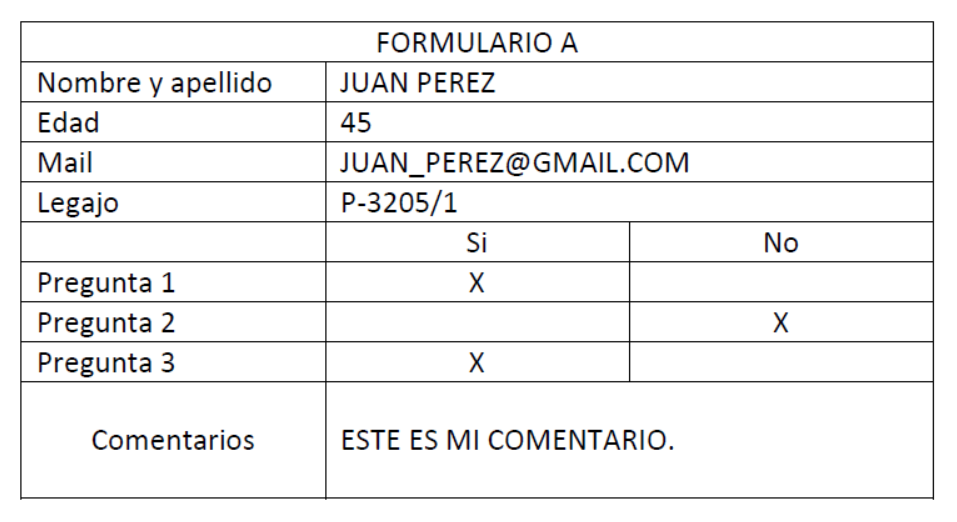
#> input picture formulario_01.png, 957 x 522 px
$ python prob2.py
#> lines starting #> are read from the running program, lines starting #| are printed output that depends on the picture; after the words box and inside, x2 and y2 are one past the last pixel; in counts of white or black regions, pixels touching at a corner belong together
# %%
import cv2
import numpy as np
import matplotlib.pyplot as plt
import csv

# %%
def imshow(img, new_fig=True, title=None, color_img=False, blocking=False, colorbar=True, ticks=False):
    if new_fig:
        plt.figure()
    if color_img:
        plt.imshow(img)
    else:
        plt.imshow(img, cmap='gray')
    plt.title(title)
    if not ticks:
        plt.xticks([]), plt.yticks([])
    if colorbar:
        plt.colorbar()
    if new_fig:
        plt.show(block=blocking)

# %%
def detectar_palabras(imagen):
    """Detecta palabras en una imagen.

    Args:
        imagen: Array numpy con la imagen (puede ser BGR o grayscale)

    Returns:
        int: Cantidad de palabras detectadas
    """
    # Verificar si la imagen se cargó correctamente
    if imagen is None:
        print("Error: No se pudo cargar la imagen.")
        return 0

    # --- Preprocesamiento: Convertir a escala de grises si es necesario ---
    if len(imagen.shape) == 3:
        gris = cv2.cvtColor(imagen, cv2.COLOR_BGR2GRAY)
    else:
        gris = imagen
    imagen_con_bordes = imagen.copy()

    # desenfoque para reducir el ruido
    gris_blur = cv2.medianBlur(gris, 3)

    # Detectamos los bordes con Canny
    bordes_canny = cv2.Canny(gris_blur, 15, 55)

    # Definimos un kernel para la dilatación (ancho para conectar letras, altura pequeña)
    kernel = cv2.getStructuringElement(cv2.MORPH_RECT, (8, 3))

    # Dilatamos los bordes horizontalmente para conectar los contornos de las letras
    bordes_dilatados = cv2.dilate(bordes_canny, kernel, iterations=1)

    contornos, _ = cv2.findContours(bordes_dilatados, cv2.RETR_EXTERNAL, cv2.CHAIN_APPROX_SIMPLE)

    min_ancho = 30
    min_alto = 3

    cant_palabras = 0

    for contorno in contornos:
        x, y, w, h = cv2.boundingRect(contorno)

        # Filtrar contornos que parecen texto
        if w > min_ancho and h > min_alto and h <= 30:
            # Dibuja el rectángulo
            cv2.rectangle(imagen_con_bordes, (x, y), (x + w, y + h), (0, 255, 0), 2)
            cant_palabras += 1

    # [7 lines of commented-out code are left out]

    return cant_palabras

# %%
def detectar_caracteres(imagen, form=False):
    """Detecta caracteres en una imagen.

    Args:
        imagen: Array numpy con la imagen (grayscale)
        form:
            Si True, retorna las dimensiones del último caracter detectado (w, h)
            Si False, retorna la cantidad total de caracteres

    Returns:
        int o tuple: Cantidad de caracteres o (ancho, alto) del último caracter
    """
    if imagen is None:
        print("Error: No se pudo cargar la imagen.")
        return 0

    # Preprocesamiento: asegurar que sea grayscale
    if len(imagen.shape) == 3:
        gris = cv2.cvtColor(imagen, cv2.COLOR_BGR2GRAY)
    else:
        gris = imagen

    # Desenfoque para reducir ruido
    gris_blur = cv2.medianBlur(gris, 3)
    imagen_con_bordes = imagen.copy()

    _, binaria_invertida = cv2.threshold(gris_blur, 160, 255, cv2.THRESH_BINARY_INV)

    # Encontrar contornos en la imagen binaria
    contornos, _ = cv2.findContours(binaria_invertida, cv2.RETR_EXTERNAL, cv2.CHAIN_APPROX_SIMPLE)

    # Filtrado para letras individuales
    min_ancho = 1
    min_alto = 1
    max_ancho = 30
    max_alto = 40

    cant_caracteres = 0
    lados_rectangulos = []

    for contorno in contornos:
        x, y, w, h = cv2.boundingRect(contorno)

        # Filtrar por tamaño de letra
        if w > min_ancho and h > min_alto and w < max_ancho and h < max_alto:
            if form:  # Si es la celda de formulario
                lados_rectangulos.append((w, h))

            cv2.rectangle(imagen_con_bordes, (x, y), (x + w, y + h), (0, 255, 0), 1)
            cant_caracteres += 1

    if form and len(lados_rectangulos) > 0:
        # Retornar las dimensiones del último caracter
        return lados_rectangulos[-1]

    # [7 lines of commented-out code are left out]

    return cant_caracteres


# %%
def extraer_campos(imagen):
    """Permite separar campos en una imagen de interes y guardar sus coordenadas
    en un dicionario."""

    campos = ['FORMULARIO', 'NOMBRE_Y_APELLIDO', 'EDAD', 'MAIL', 'LEGAJO',
            'PREGUNTA_1', 'PREGUNTA_2', 'PREGUNTA_3', 'COMENTARIOS']

    umbral = 80
    imagen_binaria = np.where(imagen >= umbral, 1, 0)
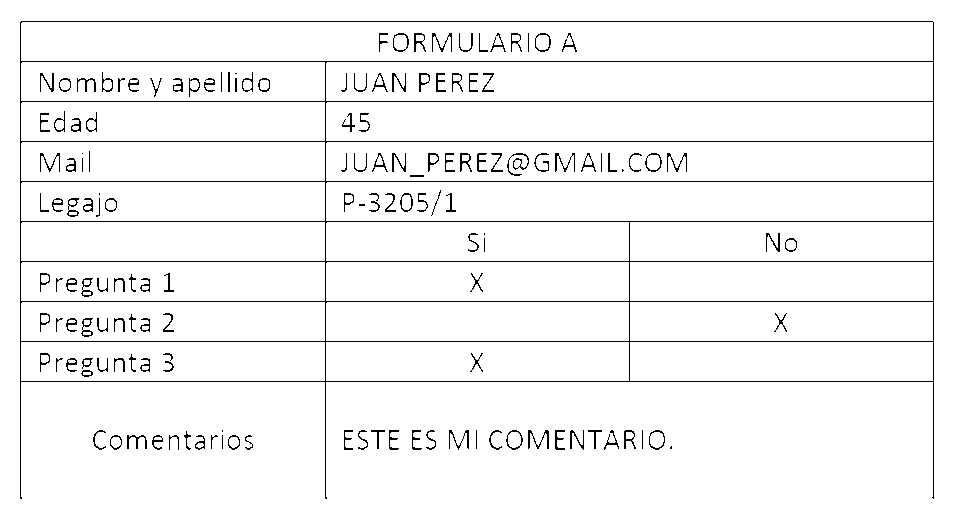
#> imagen_binaria: shape (522, 957) int64; values 0 (black) and 1 (white), 96.2% white; black in thin lines or dots, all inside (x1, y1, x2, y2) = (20, 21, 934, 499)

    # Suma valores de píxeles a lo largo de las columnas y filas
    suma_columnas = np.sum(imagen_binaria, axis=0)
#> suma_columnas = 957 values, max 522 at index 0, min 45 at index 20, mean 502
    suma_filas = np.sum(imagen_binaria, axis=1)
#> suma_filas = 522 values, max 957 at index 0, min 43 at index 61, mean 920.2

    # Define umbrales para detectar líneas en columnas y filas
    umbral_columnas = 0.7 * np.max(suma_columnas)
#> umbral_columnas = 365.4
    umbral_filas = 0.5 * np.max(suma_filas)
#> umbral_filas = 478.5

    # Detectar líneas en columnas y filas
    lineas_columnas = np.where(suma_columnas < umbral_columnas)[0]
#> lineas_columnas = [20, 325, 629, 933]
    lineas_filas = np.where(suma_filas < umbral_filas)[0]
#> lineas_filas = [21, 61, 101, 141, 181, 221, 261, 301, 341, 381]

    renglon = {}

    c = 0
    ancho_filas = lineas_filas[1] - lineas_filas[0]
#> ancho_filas = 40

    for i in range(0, len(lineas_filas)):
        if i == 5:
            continue  # saltea la fila de encabezado si/no
        if i == 9:
            # el ancho de la fila de comentarios es aprox el doble del resto.
            renglon[campos[c]] = (lineas_filas[i-1]+(ancho_filas*2),
                                    lineas_filas[i]+(ancho_filas*2),
                                    lineas_columnas[1],
                                    lineas_columnas[3])
        else:
            if i == 0:
                renglon[campos[c]] = (lineas_filas[i],
                                        lineas_filas[i]+ancho_filas,
                                        lineas_columnas[1],
                                        lineas_columnas[3])
            else:
                renglon[campos[c]] = (lineas_filas[i-1]+ancho_filas,
                                        lineas_filas[i]+ancho_filas,
                                        lineas_columnas[1],
                                        lineas_columnas[3])
        c += 1
#> this loop made 10 passes
#> after the loop, c = 9; renglon = 9 items

    return renglon

# %%
f1 = cv2.imread('formulario_01.png', cv2.IMREAD_GRAYSCALE)
extraer_campos(f1)

# %%
Campos = ["Nombre y apellido", "Edad", "Mail", "Legajo",
        "Pregunta 1", "Pregunta 2", "Pregunta 3", "Comentarios"]

def validar_nombre_apellido(num_chars, num_words):
    """Mínimo 2 palabras, máximo 25 caracteres totales."""
    if num_chars > 25:
        return "MAL"
    if num_words < 2:
        return "MAL"
    return "OK"

def validar_edad(num_chars, num_words):
    """2 o 3 caracteres consecutivos sin espacios."""
    if num_words != 1:
        return "MAL"
    if not (2 <= num_chars <= 3):
        return "MAL"
    return "OK"

def validar_mail(num_chars, num_words):
    """Una palabra, no más de 25 caracteres."""
    if num_words != 1:
        return "MAL"
    if num_chars > 25:
        return "MAL"
    return "OK"

def validar_legajo(num_chars, num_words):
    """8 caracteres en total, única palabra."""
    if num_chars != 8:
        return "MAL"
    if num_words != 1:
        return "MAL"
    return "OK"

def validar_pregunta(num_chars, _):
    """Única celda marcada con un único caracter."""
    if num_chars == 1:
        return "OK"
    else:
        return "MAL"

def validar_comentarios(num_chars, num_words):
    """Al menos 1 palabra, no más de 25 caracteres."""
    if num_words < 1:
        return "MAL"
    if num_chars > 25:
        return "MAL"
    return "OK"

# %%
def validacion_de_formulario(formulario):
    """Valida un formulario completo.

    Args:
        imagen_path: Ruta al archivo de imagen del formulario

    Returns:
        tuple: (diccionario_validacion, coordenadas_nombre)
            - diccionario_validacion: dict con campos y 'OK'/'MAL' o tipo de formulario
            - coordenadas_nombre: tupla con coordenadas del campo NOMBRE_Y_APELLIDO
    """

    validadores = [
        validar_nombre_apellido,
        validar_edad,
        validar_mail,
        validar_legajo,
        validar_pregunta,
        validar_pregunta,
        validar_pregunta,
        validar_comentarios
    ]

    # Área del bounding box para tipos de formulario
    a = 11 * 20
    b = 10 * 20

    coordenadas = extraer_campos(formulario)
#> the loop in extraer_campos (call 2), `for i in range(0, len(lineas_filas)):` made 10 passes
#> coordenadas = 9 items
    resultado_validacion = {}
    coord_nombre = ()

    c = 0
    for campo_nombre, coords in coordenadas.items():
        y1, y2, x1, x2 = coords
        campo_recortado = formulario[y1:y2, x1:x2]

        if campo_nombre == 'NOMBRE_Y_APELLIDO':
            coord_nombre = coords

        if campo_nombre != 'FORMULARIO':
            cant_palabras = detectar_palabras(campo_recortado)
            cant_caracteres = detectar_caracteres(campo_recortado)
            resultado = validadores[c](cant_caracteres, cant_palabras)
            resultado_validacion[campo_nombre] = resultado
            if c < 7:
                c += 1
        else:
            # Detectar tipo de formulario
            dimensiones = detectar_caracteres(campo_recortado, form=True)
            if isinstance(dimensiones, tuple):
                w, h = dimensiones
                if w * h == a:
                    tipo = 'A'
                elif w * h == b:
                    tipo = 'B'
                else:
                    tipo = 'C'
            else:
                tipo = 'C'  # Default si no se detectó nada
            resultado_validacion[campo_nombre] = tipo
#> this loop made 9 passes
#> (campo_nombre, coords, y1, y2, w, h, tipo) on pass 1: ('FORMULARIO', (21, 61, 325, 933), 21, 61, 11, 20, 'A')
#> (campo_nombre, coords, y1, y2, cant_palabras) on passes 3 to 8: ('EDAD', (101, 141, 325, 933), 101, 141, 1), ('MAIL', (141, 181, 325, 933), 141, 181, 1), ('LEGAJO', (181, 221, 325, 933), 181, 221, 1), ('PREGUNTA_1', (261, 301, 325, 933), 261, 301, 0), ('PREGUNTA_2', (301, 341, 325, 933), 301, 341, 0), ('PREGUNTA_3', (341, 381, 325, 933), 341, 381, 0)
#> pass 1, in validacion_de_formulario, `campo_recortado = formulario[y1:y2, x1:x2]`:
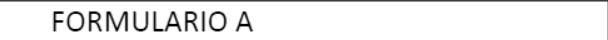
#> campo_recortado: shape (40, 608); min 0, max 255, mean 235.4
#> pass 1, in detectar_caracteres, `gris_blur = cv2.medianBlur(gris, 3)`:
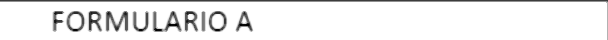
#> gris_blur: shape (40, 608); min 0, max 255, mean 236.4
#> pass 1, in detectar_caracteres, `_, binaria_invertida = cv2.threshold(gris_blur, 160, 255, cv2.THRESH_B..`:
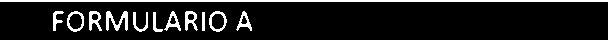
#> binaria_invertida: shape (40, 608); 10.6% white; 12 white regions, largest, box (x1, y1, x2, y2) and area: (0, 0, 608, 2) 1216, (106, 11, 128, 31) 217, (89, 11, 102, 31) 142
#> pass 2, in validacion_de_formulario, `campo_recortado = formulario[y1:y2, x1:x2]`:
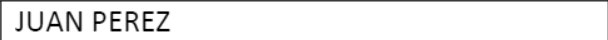
#> campo_recortado: shape (40, 608); min 0, max 255, mean 237.3
#> after the loop:
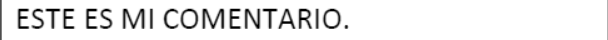
#> campo_recortado: shape (40, 608); min 0, max 255, mean 235.1
#> after the loop, c = 7; resultado_validacion = 9 items

    print('> NOMBRE_Y_APELLIDO:', resultado_validacion.get('NOMBRE_Y_APELLIDO', 'MAL'))
#| > NOMBRE_Y_APELLIDO: OK
    print('> EDAD:', resultado_validacion.get('EDAD', 'MAL'))
#| > EDAD: OK
    print('> MAIL:', resultado_validacion.get('MAIL', 'MAL'))
#| > MAIL: OK
    print('> LEGAJO:', resultado_validacion.get('LEGAJO', 'MAL'))
#| > LEGAJO: OK
    print('> PREGUNTA_1:', resultado_validacion.get('PREGUNTA_1', 'MAL'))
#| > PREGUNTA_1: OK
    print('> PREGUNTA_2:', resultado_validacion.get('PREGUNTA_2', 'MAL'))
#| > PREGUNTA_2: OK
    print('> PREGUNTA_3:', resultado_validacion.get('PREGUNTA_3', 'MAL'))
#| > PREGUNTA_3: OK
    print('> COMENTARIOS:', resultado_validacion.get('COMENTARIOS', 'MAL'))
#| > COMENTARIOS: OK

    return resultado_validacion, coord_nombre

# %%
def ejecutar():
    """Procesa todos los formularios y genera el CSV de validación."""
    forms_tipo = {'A': [], 'B': [], 'C': []}
    datos_csv = []  # Lista de listas con los datos para el CSV
    coordenadas = {}

    # Crear figura más grande con 3 columnas y 2 filas
    plt.figure(figsize=(18, 8))

    for i in range(1, 6):
        form = f'formulario_0{i}.png'
        formulario_img = cv2.imread(form, cv2.IMREAD_GRAYSCALE)
        print('='*36)
        print('Índice del formulario', i)
        validacion, coord = validacion_de_formulario(formulario_img)  # ← Pasar la imagen, no la ruta
#> validacion = 9 items; coord = (61, 101, 325, 933)

        # Clasificar por tipo
        tipo_form = validacion.get('FORMULARIO', 'C')
#> tipo_form = 'A'
        forms_tipo[tipo_form].append(i)

        # Crear fila CSV con el formato especificado:
        # ID, Nombre y Apellido, Edad, Mail, Legajo, Pregunta 1, Pregunta 2, Pregunta 3, Comentarios
        fila_csv = [
            i,  # ID del formulario
            validacion.get('NOMBRE_Y_APELLIDO', 'MAL'),
            validacion.get('EDAD', 'MAL'),
            validacion.get('MAIL', 'MAL'),
            validacion.get('LEGAJO', 'MAL'),
            validacion.get('PREGUNTA_1', 'MAL'),
            validacion.get('PREGUNTA_2', 'MAL'),
            validacion.get('PREGUNTA_3', 'MAL'),
            validacion.get('COMENTARIOS', 'MAL')
        ]
#> fila_csv = [1, 'OK', 'OK', 'OK', 'OK', 'OK', 'OK', 'OK', 'OK']

        datos_csv.append(fila_csv)

        # Extraer el crop del campo Nombre y Apellido
        y1, y2, x1, x2 = coord
#> y1 = 61; y2 = 101; x1 = 325; x2 = 933
        crop = formulario_img[y1:y2, x1:x2]

        # Mostrar en grid de 3 columnas
        plt.subplot(2, 3, i)  # 2 filas, 3 columnas

        if 'MAL' not in validacion.values():
            # Sin errores: mostrar normalmente
            plt.imshow(crop, cmap='gray')
            plt.title(f'Formulario {i} - Tipo {tipo_form}\n✓ OK', color='green', fontsize=12, weight='bold')
        else:
            # Con errores: invertir colores
            crop_invertido = cv2.bitwise_not(crop)
            plt.imshow(crop_invertido, cmap='gray')
            plt.title(f'Formulario {i} - Tipo {tipo_form}\n✗ CON ERRORES', color='red', fontsize=12, weight='bold')

        plt.axis('off')
#> pass 2 of the loop in ejecutar, `for i in range(1, 6):`:
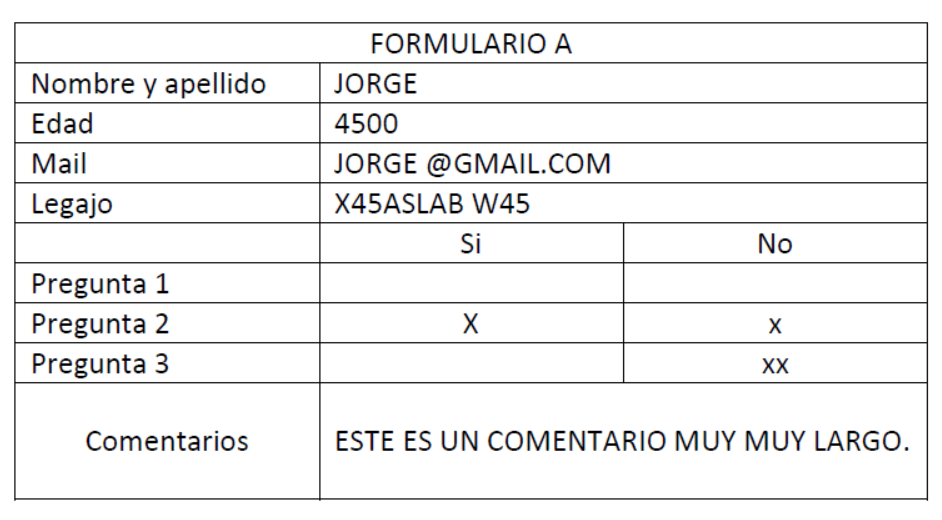
#> input picture formulario_02.png, 942 x 520 px
#> in extraer_campos (call 3), `imagen_binaria = np.where(imagen >= umbral, 1, 0)`:
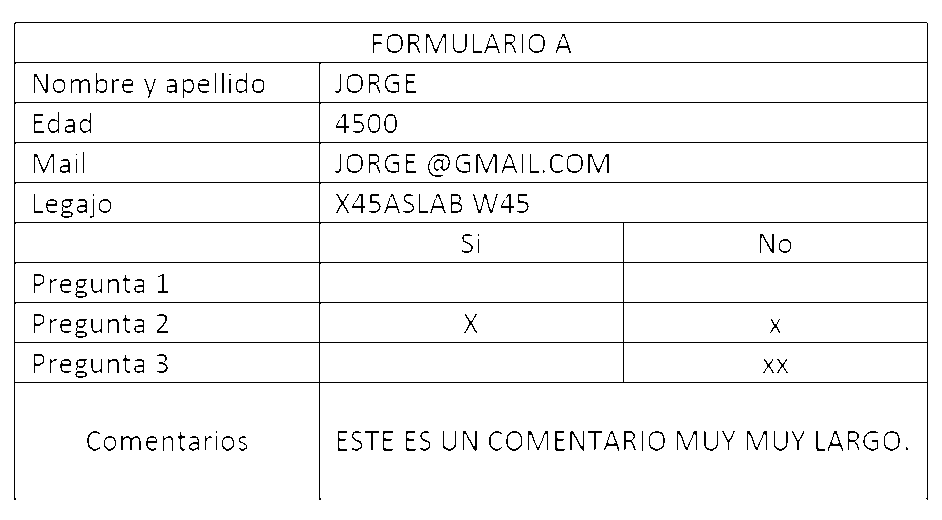
#> imagen_binaria: shape (520, 942) int64; values 0 (black) and 1 (white), 95.9% white; black in thin lines or dots, all inside (x1, y1, x2, y2) = (14, 22, 928, 500)
#> suma_columnas = 942 values, max 520 at index 0, min 43 at index 14, mean 498.9
#> suma_filas = 520 values, max 942 at index 0, min 28 at index 62, mean 903.8
#> umbral_columnas = 364
#> umbral_filas = 471
#> lineas_columnas = [14, 319, 623, 927]
#> lineas_filas = [22, 62, 102, 142, 182, 222, 262, 302, 342, 382]
#> the loop in extraer_campos (call 3), `for i in range(0, len(lineas_filas)):` made 10 passes
#> after the loop in extraer_campos (call 3), `for i in range(0, len(lineas_filas)):`: c = 9
#> the loop in validacion_de_formulario (call 2), `for campo_nombre, coords in coordenadas.items():` made 9 passes
#> (campo_nombre, coords, y1, y2, w, h, tipo) on pass 1: ('FORMULARIO', (22, 62, 319, 927), 22, 62, 11, 20, 'A')
#| > NOMBRE_Y_APELLIDO: MAL
#| > EDAD: MAL
#| > MAIL: MAL
#| > LEGAJO: MAL
#| > PREGUNTA_1: MAL
#| > PREGUNTA_2: MAL
#| > PREGUNTA_3: MAL
#| > COMENTARIOS: MAL
#> coord = (62, 102, 319, 927)
#> fila_csv = [2, 'MAL', 'MAL', 'MAL', 'MAL', 'MAL', 'MAL', 'MAL', 'MAL']
#> in ejecutar, `y1, y2, x1, x2 = coord`: y1 = 62; y2 = 102; x1 = 319; x2 = 927
#> in ejecutar, `crop_invertido = cv2.bitwise_not(crop)`:
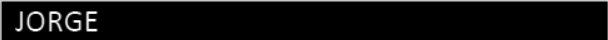
#> crop_invertido: shape (40, 608); min 0, max 255, mean 13.5
#> pass 3 of the loop in ejecutar, `for i in range(1, 6):`:
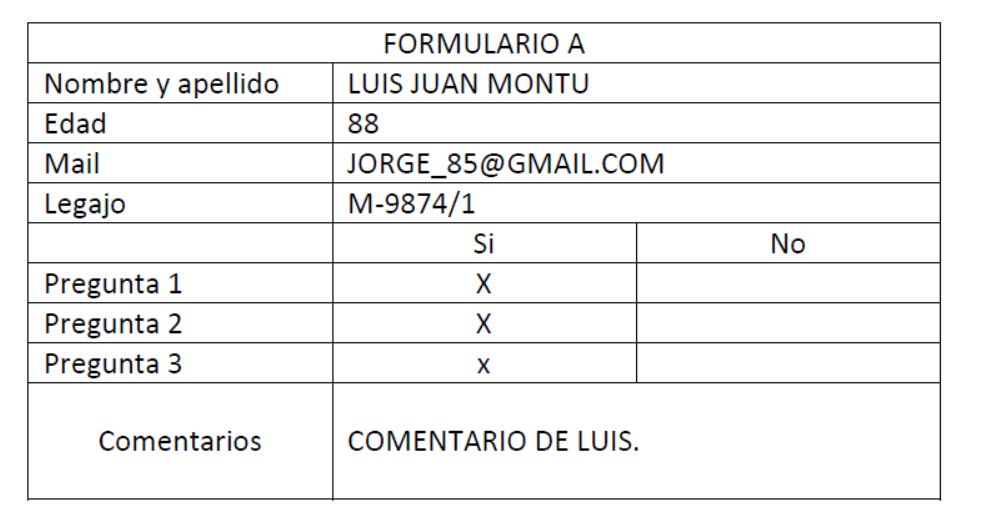
#> input picture formulario_03.png, 987 x 521 px
#> formulario_img: shape (521, 987)
#> in extraer_campos (call 4), `imagen_binaria = np.where(imagen >= umbral, 1, 0)`:
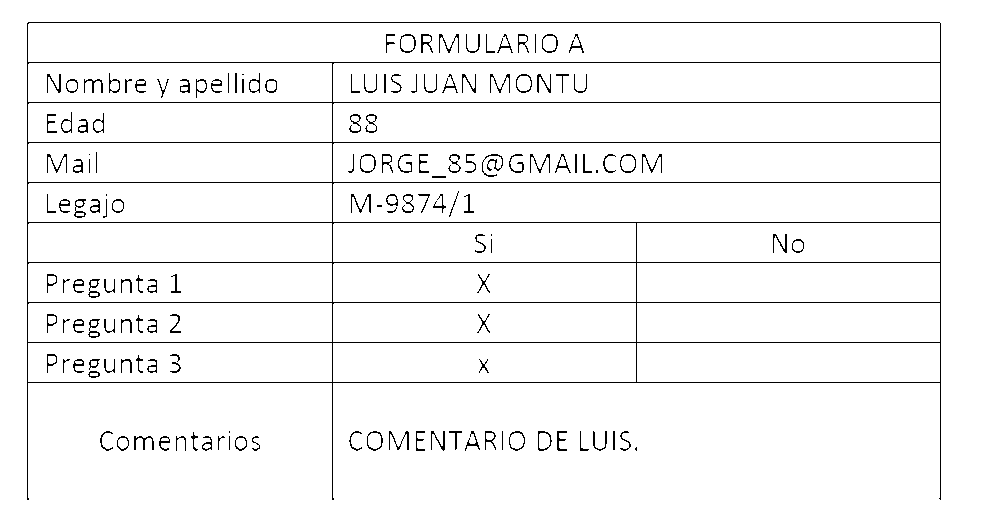
#> imagen_binaria: shape (521, 987) int64; values 0 (black) and 1 (white), 96.3% white; black in thin lines or dots, all inside (x1, y1, x2, y2) = (27, 22, 941, 500)
#> suma_columnas = 987 values, max 521 at index 0, min 44 at index 27, mean 501.7
#> suma_filas = 521 values, max 987 at index 0, min 73 at index 62, mean 950.5
#> umbral_columnas = 364.7
#> umbral_filas = 493.5
#> lineas_columnas = [27, 332, 636, 940]
#> the loop in extraer_campos (call 4), `for i in range(0, len(lineas_filas)):` made 10 passes
#> after the loop in extraer_campos (call 4), `for i in range(0, len(lineas_filas)):`: c = 9
#> the loop in validacion_de_formulario (call 3), `for campo_nombre, coords in coordenadas.items():` made 9 passes
#> (campo_nombre, coords, y1, y2, w, h, tipo) on pass 1: ('FORMULARIO', (22, 62, 332, 940), 22, 62, 11, 20, 'A')
#> after the loop in validacion_de_formulario (call 3), `for campo_nombre, coords in coordenadas.items():`:
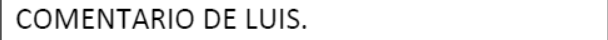
#> campo_recortado: shape (40, 608); min 0, max 255, mean 237.8
#> after the loop in validacion_de_formulario (call 3), `for campo_nombre, coords in coordenadas.items():`: c = 7
#| > NOMBRE_Y_APELLIDO: OK
#| > EDAD: OK
#| > MAIL: OK
#| > LEGAJO: OK
#| > PREGUNTA_1: OK
#| > PREGUNTA_2: OK
#| > PREGUNTA_3: OK
#| > COMENTARIOS: OK
#> coord = (62, 102, 332, 940)
#> fila_csv = [3, 'OK', 'OK', 'OK', 'OK', 'OK', 'OK', 'OK', 'OK']
#> in ejecutar, `y1, y2, x1, x2 = coord`: x1 = 332; x2 = 940
#> the loop made 4 passes; the first 3 are shown

    plt.tight_layout()
    plt.show()

    nombre_archivo = 'data_formularios.csv'

    with open(nombre_archivo, 'w', newline='', encoding='utf-8') as archivo_csv:
        escritor = csv.writer(archivo_csv)

        # Escribir encabezado
        encabezado = ['ID', 'Nombre y Apellido', 'Edad', 'Mail', 'Legajo',
                        'Pregunta 1', 'Pregunta 2', 'Pregunta 3', 'Comentarios']
        escritor.writerow(encabezado)

        # Escribir todas las filas de datos
        escritor.writerows(datos_csv)

    print('='*36)
    print(f"Archivo CSV generado: {nombre_archivo}")
    return datos_csv, coordenadas, forms_tipo
# %%
#> (the run stopped early here; a loop or call above may not have finished)
